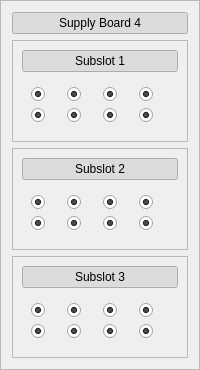
            <widget class="QFrame" name="frame_16">
             <property name="frameShape">
              <enum>QFrame::StyledPanel</enum>
             </property>
             <property name="frameShadow">
              <enum>QFrame::Raised</enum>
             </property>
             <layout class="QVBoxLayout" name="verticalLayout_20">
              <item>
               <widget class="QPushButton" name="SB4_button">
                <property name="text">
                 <string>Supply Board 4</string>
                </property>
                <property name="checkable">
                 <bool>true</bool>
                </property>
                <property name="checked">
                 <bool>true</bool>
                </property>
               </widget>
              </item>
              <item>
               <widget class="QFrame" name="frame_156">
                <property name="frameShape">
                 <enum>QFrame::StyledPanel</enum>
                </property>
                <property name="frameShadow">
                 <enum>QFrame::Raised</enum>
                </property>
                <layout class="QVBoxLayout" name="verticalLayout_22">
                 <item>
                  <widget class="QPushButton" name="SB4_subslot1">
                   <property name="text">
                    <string>Subslot 1</string>
                   </property>
                   <property name="checkable">
                    <bool>true</bool>
                   </property>
                   <property name="checked">
                    <bool>true</bool>
                   </property>
                  </widget>
                 </item>
                 <item>
                  <widget class="QWidget" name="widget_157" native="true">
                   <layout class="QGridLayout" name="gridLayout_102">
                    <item row="1" column="2">
                     <widget class="QRadioButton" name="SB4_subslot1_6">
                      <property name="text">
                       <string/>
                      </property>
                      <property name="checked">
                       <bool>true</bool>
                      </property>
                      <property name="autoExclusive">
                       <bool>false</bool>
                      </property>
                     </widget>
                    </item>
                    <item row="0" column="1">
                     <widget class="QRadioButton" name="SB4_subslot1_1">
                      <property name="text">
                       <string/>
                      </property>
                      <property name="checked">
                       <bool>true</bool>
                      </property>
                      <property name="autoExclusive">
                       <bool>false</bool>
                      </property>
                     </widget>
                    </item>
                    <item row="1" column="1">
                     <widget class="QRadioButton" name="SB4_subslot1_5">
                      <property name="text">
                       <string/>
                      </property>
                      <property name="checked">
                       <bool>true</bool>
                      </property>
                      <property name="autoExclusive">
                       <bool>false</bool>
                      </property>
                     </widget>
                    </item>
                    <item row="0" column="3">
                     <widget class="QRadioButton" name="SB4_subslot1_3">
                      <property name="text">
                       <string/>
                      </property>
                      <property name="checked">
                       <bool>true</bool>
                      </property>
                      <property name="autoExclusive">
                       <bool>false</bool>
                      </property>
                     </widget>
                    </item>
                    <item row="0" column="2">
                     <widget class="QRadioButton" name="SB4_subslot1_2">
                      <property name="text">
                       <string/>
                      </property>
                      <property name="checked">
                       <bool>true</bool>
                      </property>
                      <property name="autoExclusive">
                       <bool>false</bool>
                      </property>
                     </widget>
                    </item>
                    <item row="1" column="3">
                     <widget class="QRadioButton" name="SB4_subslot1_7">
                      <property name="text">
                       <string/>
                      </property>
                      <property name="checked">
                       <bool>true</bool>
                      </property>
                      <property name="autoExclusive">
                       <bool>false</bool>
                      </property>
                     </widget>
                    </item>
                    <item row="1" column="4">
                     <widget class="QRadioButton" name="SB4_subslot1_8">
                      <property name="text">
                       <string/>
                      </property>
                      <property name="checked">
                       <bool>true</bool>
                      </property>
                      <property name="autoExclusive">
                       <bool>false</bool>
                      </property>
                     </widget>
                    </item>
                    <item row="0" column="4">
                     <widget class="QRadioButton" name="SB4_subslot1_4">
                      <property name="text">
                       <string/>
                      </property>
                      <property name="checked">
                       <bool>true</bool>
                      </property>
                      <property name="autoExclusive">
                       <bool>false</bool>
                      </property>
                     </widget>
                    </item>
                   </layout>
                  </widget>
                 </item>
                </layout>
               </widget>
              </item>
              <item>
               <widget class="QFrame" name="frame_158">
                <property name="frameShape">
                 <enum>QFrame::StyledPanel</enum>
                </property>
                <property name="frameShadow">
                 <enum>QFrame::Raised</enum>
                </property>
                <layout class="QVBoxLayout" name="verticalLayout_29">
                 <item>
                  <widget class="QPushButton" name="SB4_subslot2">
                   <property name="text">
                    <string>Subslot 2</string>
                   </property>
                   <property name="checkable">
                    <bool>true</bool>
                   </property>
                   <property name="checked">
                    <bool>true</bool>
                   </property>
                  </widget>
                 </item>
                 <item>
                  <widget class="QWidget" name="widget_159" native="true">
                   <layout class="QGridLayout" name="gridLayout_103">
                    <item row="0" column="3">
                     <widget class="QRadioButton" name="SB4_subslot2_3">
                      <property name="text">
                       <string/>
                      </property>
                      <property name="checked">
                       <bool>true</bool>
                      </property>
                      <property name="autoExclusive">
                       <bool>false</bool>
                      </property>
                     </widget>
                    </item>
                    <item row="0" column="1">
                     <widget class="QRadioButton" name="SB4_subslot2_1">
                      <property name="text">
                       <string/>
                      </property>
                      <property name="checked">
                       <bool>true</bool>
                      </property>
                      <property name="autoExclusive">
                       <bool>false</bool>
                      </property>
                     </widget>
                    </item>
                    <item row="1" column="2">
                     <widget class="QRadioButton" name="SB4_subslot2_6">
                      <property name="text">
                       <string/>
                      </property>
                      <property name="checked">
                       <bool>true</bool>
                      </property>
                      <property name="autoExclusive">
                       <bool>false</bool>
                      </property>
                     </widget>
                    </item>
                    <item row="0" column="2">
                     <widget class="QRadioButton" name="SB4_subslot2_2">
                      <property name="text">
                       <string/>
                      </property>
                      <property name="checked">
                       <bool>true</bool>
                      </property>
                      <property name="autoExclusive">
                       <bool>false</bool>
                      </property>
                     </widget>
                    </item>
                    <item row="1" column="1">
                     <widget class="QRadioButton" name="SB4_subslot2_5">
                      <property name="text">
                       <string/>
                      </property>
                      <property name="checked">
                       <bool>true</bool>
                      </property>
                      <property name="autoExclusive">
                       <bool>false</bool>
                      </property>
                     </widget>
                    </item>
                    <item row="0" column="4">
                     <widget class="QRadioButton" name="SB4_subslot2_4">
                      <property name="text">
                       <string/>
                      </property>
                      <property name="checked">
                       <bool>true</bool>
                      </property>
                      <property name="autoExclusive">
                       <bool>false</bool>
                      </property>
                     </widget>
                    </item>
                    <item row="1" column="3">
                     <widget class="QRadioButton" name="SB4_subslot2_7">
                      <property name="text">
                       <string/>
                      </property>
                      <property name="checked">
                       <bool>true</bool>
                      </property>
                      <property name="autoExclusive">
                       <bool>false</bool>
                      </property>
                     </widget>
                    </item>
                    <item row="1" column="4">
                     <widget class="QRadioButton" name="SB4_subslot2_8">
                      <property name="text">
                       <string/>
                      </property>
                      <property name="checked">
                       <bool>true</bool>
                      </property>
                      <property name="autoExclusive">
                       <bool>false</bool>
                      </property>
                     </widget>
                    </item>
                   </layout>
                  </widget>
                 </item>
                </layout>
               </widget>
              </item>
              <item>
               <widget class="QFrame" name="frame_160">
                <property name="frameShape">
                 <enum>QFrame::StyledPanel</enum>
                </property>
                <property name="frameShadow">
                 <enum>QFrame::Raised</enum>
                </property>
                <layout class="QVBoxLayout" name="verticalLayout_180">
                 <item>
                  <widget class="QPushButton" name="SB4_subslot3">
                   <property name="text">
                    <string>Subslot 3</string>
                   </property>
                   <property name="checkable">
                    <bool>true</bool>
                   </property>
                   <property name="checked">
                    <bool>true</bool>
                   </property>
                  </widget>
                 </item>
                 <item>
                  <widget class="QWidget" name="widget_161" native="true">
                   <layout class="QGridLayout" name="gridLayout_104">
                    <item row="2" column="2">
                     <widget class="QRadioButton" name="SB4_subslot3_6">
                      <property name="text">
                       <string/>
                      </property>
                      <property name="checked">
                       <bool>true</bool>
                      </property>
                      <property name="autoExclusive">
                       <bool>false</bool>
                      </property>
                     </widget>
                    </item>
                    <item row="1" column="1">
                     <widget class="QRadioButton" name="SB4_subslot3_1">
                      <property name="text">
                       <string/>
                      </property>
                      <property name="checked">
                       <bool>true</bool>
                      </property>
                      <property name="autoExclusive">
                       <bool>false</bool>
                      </property>
                     </widget>
                    </item>
                    <item row="1" column="2">
                     <widget class="QRadioButton" name="SB4_subslot3_2">
                      <property name="text">
                       <string/>
                      </property>
                      <property name="checked">
                       <bool>true</bool>
                      </property>
                      <property name="autoExclusive">
                       <bool>false</bool>
                      </property>
                     </widget>
                    </item>
                    <item row="2" column="1">
                     <widget class="QRadioButton" name="SB4_subslot3_5">
                      <property name="text">
                       <string/>
                      </property>
                      <property name="checked">
                       <bool>true</bool>
                      </property>
                      <property name="autoExclusive">
                       <bool>false</bool>
                      </property>
                     </widget>
                    </item>
                    <item row="1" column="3">
                     <widget class="QRadioButton" name="SB4_subslot3_3">
                      <property name="text">
                       <string/>
                      </property>
                      <property name="checked">
                       <bool>true</bool>
                      </property>
                      <property name="autoExclusive">
                       <bool>false</bool>
                      </property>
                     </widget>
                    </item>
                    <item row="1" column="4">
                     <widget class="QRadioButton" name="SB4_subslot3_4">
                      <property name="text">
                       <string/>
                      </property>
                      <property name="checked">
                       <bool>true</bool>
                      </property>
                      <property name="autoExclusive">
                       <bool>false</bool>
                      </property>
                     </widget>
                    </item>
                    <item row="2" column="3">
                     <widget class="QRadioButton" name="SB4_subslot3_7">
                      <property name="text">
                       <string/>
                      </property>
                      <property name="checked">
                       <bool>true</bool>
                      </property>
                      <property name="autoExclusive">
                       <bool>false</bool>
                      </property>
                     </widget>
                    </item>
                    <item row="2" column="4">
                     <widget class="QRadioButton" name="SB4_subslot3_8">
                      <property name="text">
                       <string/>
                      </property>
                      <property name="checked">
                       <bool>true</bool>
                      </property>
                      <property name="autoExclusive">
                       <bool>false</bool>
                      </property>
                     </widget>
                    </item>
                   </layout>
                  </widget>
                 </item>
                </layout>
               </widget>
              </item>
             </layout>
            </widget>
